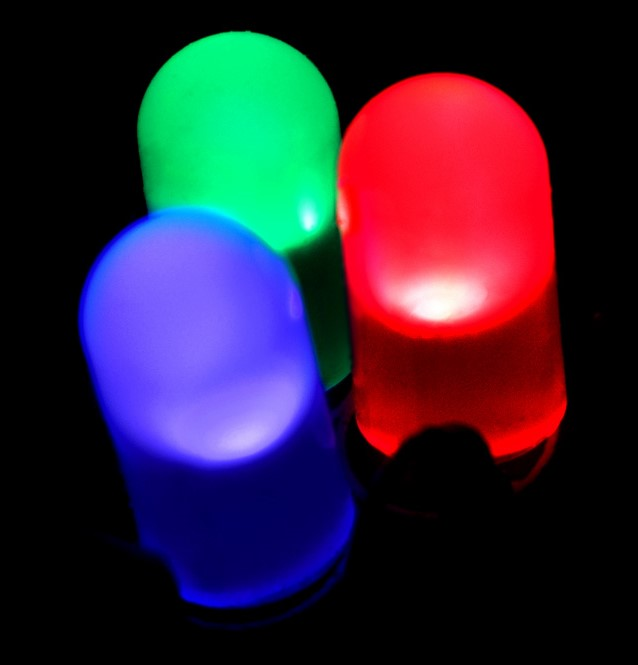
#> input picture Images/RGB-LED.jpg, 638 x 665 px, given in place of Video.avi, which was not available
$ jupyter execute 'Video Basic-III.ipynb'
#> lines starting #> are read from the running program, lines starting #| are printed output that depends on the picture
[cell 1]
import cv2

cap = cv2.VideoCapture("C:\\Users\\VIHAL\\OneDrive\\Desktop\\Images\\Video.avi")

while (cap.isOpened()):
    ret, frame = cap.read()
#> frame is the input picture: shape (665, 638, 3); mean B, G, R 55.1, 34.2, 49.3
    # increase the video resolution
    # fx = scale factor along horizontal axis
    # fy = scale factor along vertical axis
    frame = cv2.resize(frame, (840,680), fx = 200, fy = 300,
                       interpolation = cv2.INTER_NEAREST)
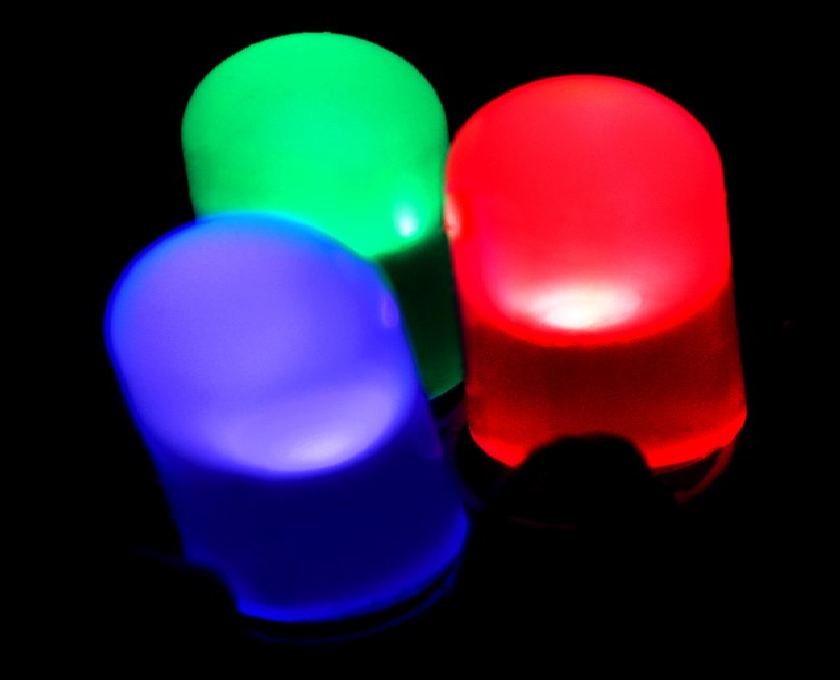
#> frame: shape (680, 840, 3); mean B, G, R 55.1, 34.2, 49.3
    cv2.imshow('Original', frame)

    # Average Blur
    img_blur = cv2.blur(frame, (5,5))
    cv2.imshow('Blur', img_blur)

    # Median Blur
    m_blur = cv2.medianBlur(frame, 7)
    cv2.imshow('Median Blur', m_blur)

    # Gaussian Blur, sigmaX(stdDev)= 1
    g_blur = cv2.GaussianBlur(frame, (7,7), 1)
    cv2.imshow('Gaussian Blur', g_blur)

    k = cv2.waitKey(10) & 0xFF
#> (key q is pressed here)
    if k == ord('q') or k == 27:
        break

cap.release()
cv2.destroyAllWindows()


$ run again, on Images/parrot.jpg
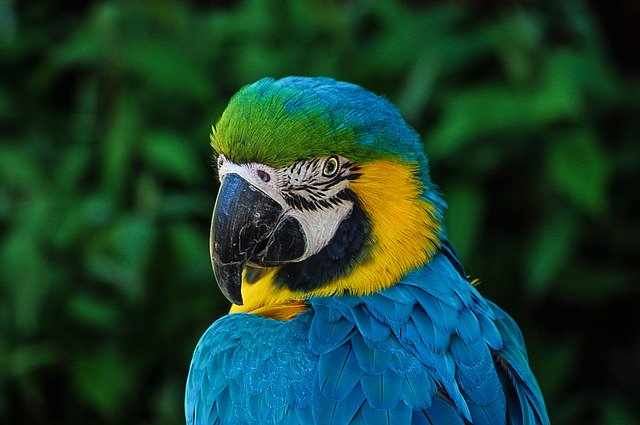
#> input picture Images/parrot.jpg, 640 x 425 px, given in place of Video.avi, which was not available
#> frame is the input picture: shape (425, 640, 3); mean B, G, R 47.1, 64.6, 26
#> `frame = cv2.resize(frame, (840,680), fx = 200, fy = 300, interpolation..`:
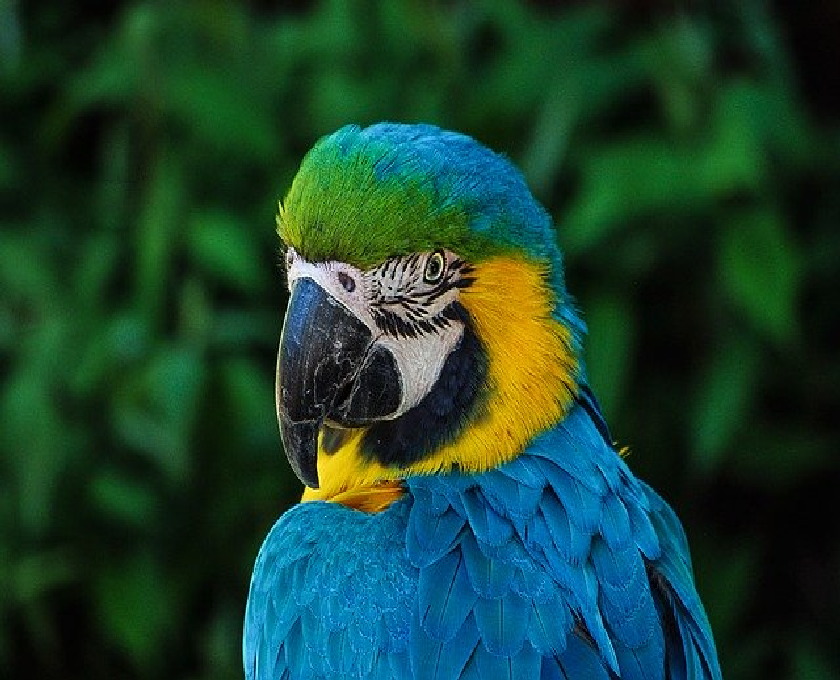
#> frame: shape (680, 840, 3); mean B, G, R 47, 64.6, 26
